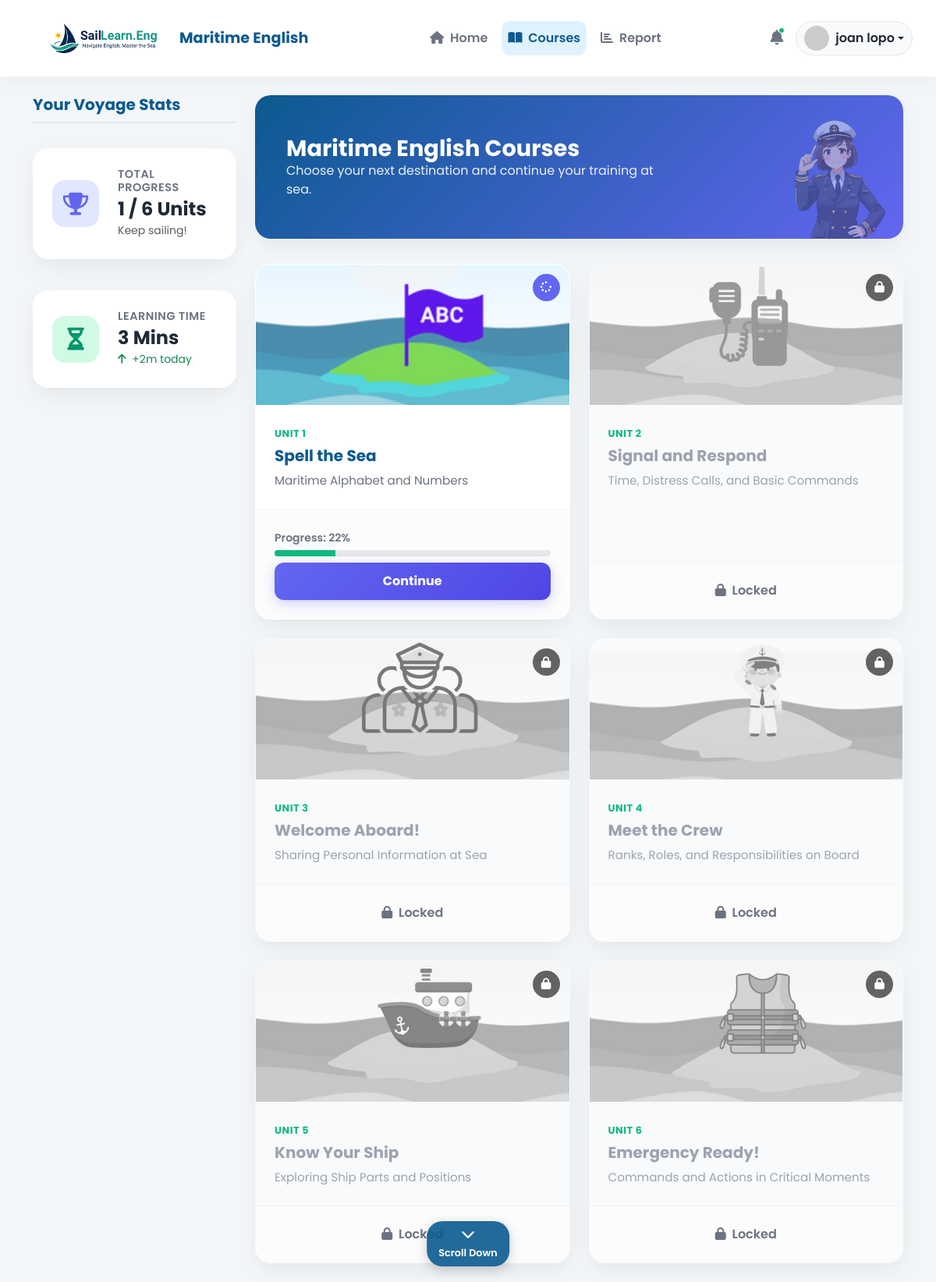
Screenshot of /learn/courses (signed in) with the database file from the repository.
### maritime_english/models.py (models this page shows, shortened)
class User(db.Model, UserMixin):
    id = db.Column(db.Integer, primary_key=True)
    username = db.Column(db.String(80), unique=True, nullable=False)
    email = db.Column(db.String(120), unique=True, nullable=False)
    password = db.Column(db.String(120), nullable=False)
    gender = db.Column(db.String(10), nullable=True) # "Male", "Female"
    school_name = db.Column(db.String(100), nullable=True)
    major = db.Column(db.String(100), nullable=True) # Misal: "Science", "Social", "Maritime"
    grade = db.Column(db.String(10), nullable=True) # Misal: "X", "XI", "XII"
    stats = db.relationship('UserStats', back_populates='user', uselist=False, cascade="all, delete-orphan")
    unit_progress = db.relationship('UnitProgress', back_populates='user', lazy=True, cascade="all, delete-orphan")

class UserStats(db.Model):
    id = db.Column(db.Integer, primary_key=True)
    current_unit_name = db.Column(db.String(100), default="Spelling the Sea")
    current_unit_progress = db.Column(db.Integer, default=0) # Disimpan sebagai persen (misal: 25)
    total_units_completed = db.Column(db.Integer, default=0)
    total_learning_time_minutes = db.Column(db.Integer, default=0) # Disimpan dalam menit
    minutes_today = db.Column(db.Integer, default=0) # Untuk melacak '+15m today'
    last_active_date = db.Column(db.Date, default=None, nullable=True) # Untuk tahu kapan 'today' itu
    user_id = db.Column(db.Integer, db.ForeignKey('user.id'), unique=True, nullable=False)
    user = db.relationship('User', back_populates='stats')

### maritime_english/routes/learning.py (the view)
@learning_bp.route('/courses')
@login_required
def courses_page():
    user_progress = UnitProgress.query.filter_by(user_id=current_user.id).all()
    progress_data = {
        progress.unit_id: {
            "status": progress.status,
            "completed_subunits": progress.completed_subunits,
            "progress_percent": progress.progress_percent
        } for progress in user_progress
    }
    return render_template('courses.html',
                           units_data=UNITS,
                           progress_data=progress_data)

### maritime_english/templates/courses.html (shortened to what this page needs)
{% extends 'base.html' %}
{% block page_css %}
    <link rel="stylesheet" href="{{ url_for('static', filename='css/home.css') }}">
    <link rel="stylesheet" href="{{ url_for('static', filename='css/courses.css') }}">
{% endblock %}
{% block content %}
<header class="main-header">
    <nav class="navbar navbar-expand-lg container">
        <div class="container-fluid p-0">
            <a class="navbar-brand" href="{{ url_for('main.home') }}">
                <img src="{{ url_for('static', filename='img/logo_website.png') }}" alt="Maritime English Logo" class="logo-img">
                <span class="logo-text d-none d-sm-inline-block ms-2">Maritime English</span>
            </a>
            <div class="collapse navbar-collapse" id="mainNav">
                <ul class="navbar-nav mx-auto mb-2 mb-lg-0 nav-pills-custom">
                    <li class="nav-item">
                        <a class="nav-link" href="{{ url_for('main.home') }}">
                            <i class="fas fa-home me-1"></i> Home
                        </a>
                    </li>
                    <li class="nav-item">
                        <a class="nav-link active" href="{{ url_for('learning.courses_page') }}">
                            <i class="fas fa-book-open me-1"></i> Courses
                        </a>
                    </li>
                    <li class="nav-item">
                        <a class="nav-link" href="{{ url_for('learning.report') }}">
                            <i class="fas fa-chart-bar me-1"></i> Report
                        </a>
                    </li>
                </ul>
                <div class="user-actions d-flex align-items-center">
                    {% if current_user.is_authenticated %}
                        <div class="nav-item me-3 d-none d-lg-block">
                            <a href="#" class="nav-icon-btn" aria-label="Notifications">
                                <i class="fas fa-bell"></i>
                                <span class="badge-dot"></span>
                            </a>
                        </div>
                        <div class="dropdown">
                            <a class="user-profile-btn dropdown-toggle" href="#" role="button" id="userDropdown" data-bs-toggle="dropdown" aria-expanded="false">
                                <img src="https://ui-avatars.com/api/?name={{ current_user.username }}&background=0B5A8F&color=fff" alt="{{ current_user.username }}" class="user-avatar">
                                <span class="d-none d-md-inline-block ms-2">{{ current_user.username }}</span>
                            </a>
                        </div>
                    {% else %}
                        <a href="{{ url_for('auth.login') }}" class="btn btn-primary-custom">Login</a>
                    {% endif %}
                </div>
            </div>
        </div>
    </nav>
</header>
<main class="container my-4">
    <div class="row g-4">
        <aside class="col-lg-3 d-none d-lg-block">
            <div class="course-sidebar">
                <h5 class="sidebar-title">Your Voyage Stats</h5>
                <div class="stat-card secondary-stat mb-3">
                    <div class="stat-icon"><i class="fas fa-trophy"></i></div>
                    <div class="stat-info">
                        <h6>Total Progress</h6>
                        <h3>1 / 6 Units</h3>
                        <small class="text-muted">Keep sailing!</small>
                    </div>
                </div>
                <div class="stat-card tertiary-stat">
                    <div class="stat-icon"><i class="fas fa-hourglass-half"></i></div>
                    <div class="stat-info">
                        <h6>Learning Time</h6>
                        <h3><span id="learning-minutes">{{current_user.stats.total_learning_time_minutes}}</span> Mins</h3>
                        {% if current_user.stats.minutes_today and current_user.stats.minutes_today > 0 %}
                            <small class="text-success">
                                <i class="fas fa-arrow-up me-1"></i>
                                +{{ current_user.stats.minutes_today }}m today
                            </small>
                        {% else %}
                            <small class="text-muted">Let's start learning today!</small>
                        {% endif %}
                    </div>
                </div>
            </div>
        </aside>
        <div class="col-lg-9">
            <section class="course-page-banner fade-in-up">
                <div class="banner-content">
                    <h2 class="banner-title">Maritime English Courses</h2>
                    <p class="banner-subtitle">Choose your next destination and continue your training at sea.</p>
                </div>
                <div class="banner-icon">
                    <img src="{{ url_for('static', filename='img/Captain female-2.png') }}" alt="Course Character">
                </div>
            </section>
            <div class="row row-cols-2 row-cols-md-2 g-4 mt-2 course-grid">
                {% for unit_id_str, unit_info in units_data.items() %}
                    {% set unit_id = unit_id_str|int %}
                    {% set unit_progress_data = progress_data.get(unit_id, {}) %}
                    {% set status = unit_progress_data.get('status', 'not_started') %}
                    {% set unit_progress = unit_progress_data.get('progress_percent', 0) %}
                    {% set completed_subunits = unit_progress_data.get('completed_subunits', 0) %}
                    {% set is_active = (status == 'not_started' and unit_id == 1) %} {% set is_in_progress = (status == 'in_progress') %}
                    {% set is_completed = (status == 'completed') %}
                    {% set is_locked = (status == 'not_started' and unit_id != 1) %}
                    <div class="col fade-in-up">
                        <div class="unit-card
                                    {% if is_locked %}is-locked{% endif %}
                                    {% if is_in_progress %}is-in-progress{% endif %}"
                             data-unit-id="{{ unit_id }}"
                             data-unit-title="{{ unit_info.title }}"
                             data-completed-subunits="{{ completed_subunits }}">
                            <div class="unit-card-image"
                                 {% if not is_locked %}
                                 role="button"
                                 tabindex="0"
                                 onclick="openSubunitModal(
                                                {{ unit_id }},
                                                '{{ unit_info.title }}',
                                                {{ completed_subunits }},
                                                '{{ url_for('learning.unit_introduction', unit_id=unit_id) }}',
                                                '{{ url_for('learning.subunit_page', unit_id=unit_id, subunit_index=999) }}'
                                            )"
                                 {% endif %}>
                                <img src="{{ url_for('static', filename='img/' + unit_info.image) }}"
                                     alt="{{ unit_info.title }}">
                                {% if is_locked %}
                                    <span class="status-icon"><i class="fas fa-lock"></i></span>
                                {% elif is_in_progress %}
                                    <span class="status-icon in-progress"><i class="fas fa-spinner fa-spin"></i></span>
                                {% endif %}
                            </div>
                            <div class="unit-card-content">
                                <span class="unit-card-id">Unit {{ unit_id }}</span>
                                <h5>{{ unit_info.title }}</h5>
                                <p>{{ unit_info.subtitle }}</p>
                            </div>
                            <div class="unit-card-footer">
                                {% if is_active %}
                                    <button type="button"
                                            class="btn-card-action btn-start"
                                            onclick="openSubunitModal(
                                                        {{ unit_id }},
                                                        '{{ unit_info.title }}',
                                                        {{ completed_subunits }},
                                                        '{{ url_for('learning.unit_introduction', unit_id=unit_id) }}',
                                                        '{{ url_for('learning.subunit_page', unit_id=unit_id, subunit_index=999) }}'
                                            )">
                                            <i class="fas fa-play me-2"></i> Start
                                    </button>
                                {% elif is_in_progress %}
                                    <div class="progress-info">
                                        <small>Progress: {{ unit_progress }}%</small>
                                        <div class="progress custom-progress mt-1 mb-2">
                                            <div class="progress-bar bg-coral" role="progressbar" style="width: 0%" data-target-width="{{current_user.stats.current_unit_progress}}%" aria-valuenow="{{current_user.stats.current_unit_progress}}" aria-valuemin="0" aria-valuemax="100"></div>
                                        </div>
                                    </div>
                                    <button type="button"
                                            class="btn-card-action btn-continue"
                                            onclick="openSubunitModal(
                                                        {{ unit_id }},
                                                        '{{ unit_info.title }}',
                                                        {{ completed_subunits }},
                                                        '{{ url_for('learning.unit_introduction', unit_id=unit_id) }}',
                                                        '{{ url_for('learning.subunit_page', unit_id=unit_id, subunit_index=999) }}'
                                            )">
                                            Continue
                                    </button>
                                {% elif is_locked %}
                                    <div class="status-locked-badge">
                                        <i class="fas fa-lock me-1"></i> Locked
                                    </div>
                                {% endif %}
                            </div>
                        </div>
                    </div>
                {% endfor %}
            </div>
        </div>
    </div>
</main>
{% endblock %}

### maritime_english/static/css/home.css (style rules this page uses)
:root { --ocean-blue: #0B5A8F; --ocean-dark: #08426a; --coral: #10b981; --coral-dark: #059669; --indigo: #6366f1; --sky-light: #e0f2fe; --white: #ffffff; --text-dark: #1f2937; --text-muted: #6b7280; --card-shadow: 0 10px 30px -5px rgba(0, 0, 0, 0.08); --hover-shadow: 0 20px 40px -5px rgba(0, 0, 0, 0.12); --sky-dark: #5DADE2; --sand: #F4D03F; --palm-green: #27AE60; }
body { background-color: #f3f6f9; font-family: 'Poppins', sans-serif; }
.main-header { background: var(--white); padding: 1rem 0; position: sticky; top: 0; z-index: 1000; box-shadow: 0 4px 20px rgba(0, 0, 0, 0.04); transition: all 0.3s ease; }
.logo-img { height: 40px; width: auto; }
.logo-text { font-weight: 700; color: var(--ocean-blue); font-size: 1.2rem; vertical-align: middle; }
.nav-pills-custom .nav-link { color: var(--text-muted); font-weight: 600; padding: 0.6rem 1.2rem; border-radius: 12px; transition: all 0.3s ease; margin: 0 5px; }
.nav-pills-custom .nav-link.active { color: var(--ocean-blue); background-color: var(--sky-light); }
.nav-icon-btn { color: var(--text-muted); font-size: 1.2rem; position: relative; transition: color 0.3s ease; }
.badge-dot { position: absolute; top: 0; right: -2px; width: 8px; height: 8px; background-color: var(--coral); border-radius: 50%; border: 1px solid var(--white); }
.user-profile-btn { display: flex; align-items: center; text-decoration: none; color: var(--text-dark); font-weight: 600; padding: 5px 10px; border-radius: 30px; transition: all 0.3s ease; background-color: #f9fafb; border: 1px solid #e5e7eb; }
.user-avatar { width: 32px; height: 32px; border-radius: 50%; object-fit: cover; }
.banner-content { position: relative; z-index: 2; max-width: 500px; }
.banner-subtitle { font-size: 1.1rem; opacity: 0.9; margin-bottom: 2rem; }
.bg-coral { background-color: var(--coral) !important; }
.stat-card { background: var(--white); border-radius: 20px; padding: 1.5rem; display: flex; align-items: center; gap: 1.5rem; box-shadow: var(--card-shadow); transition: all 0.3s ease; border: 1px solid transparent; }
.stat-icon { width: 60px; height: 60px; border-radius: 16px; display: flex; align-items: center; justify-content: center; font-size: 1.8rem; flex-shrink: 0; }
.secondary-stat .stat-icon { background: #e0e7ff; color: var(--indigo); }
.tertiary-stat .stat-icon { background: #d1fae5; color: var(--coral-dark); }
.stat-info h6 { color: var(--text-muted); font-weight: 600; font-size: 0.9rem; margin-bottom: 0.3rem; text-transform: uppercase; letter-spacing: 0.5px; }
.stat-info h3 { font-weight: 700; color: var(--text-dark); margin: 0; font-size: 1.5rem; }
.custom-progress { height: 8px; background-color: #e5e7eb; border-radius: 10px; overflow: hidden; }
.fade-in-up { animation: fadeInUp 0.8s cubic-bezier(0.2, 0.8, 0.2, 1) forwards; opacity: 0; transform: translateY(30px); }

### rows the page displays
User: username "joan lopo"
UserStats: stats.total_learning_time_minutes "3", stats.minutes_today "2", shows a picture, unit_id "1", title "Spell the Sea", subtitle "Maritime Alphabet and Numbers", current_unit_progress "22"

### other values shown
{{ unit_id }} "2" "3" "4" "5" "6"
{{ unit_info.title }} "Signal and Respond" "Welcome Aboard!" "Meet the Crew" "Know Your Ship" "Emergency Ready!"
{{ unit_info.subtitle }} "Time, Distress Calls, and Basic Commands" "Sharing Personal Information at Sea" "Ranks, Roles, and Responsibilities on Board" "Exploring Ship Parts and Positions" "Commands and Actions in Critical Moments"
